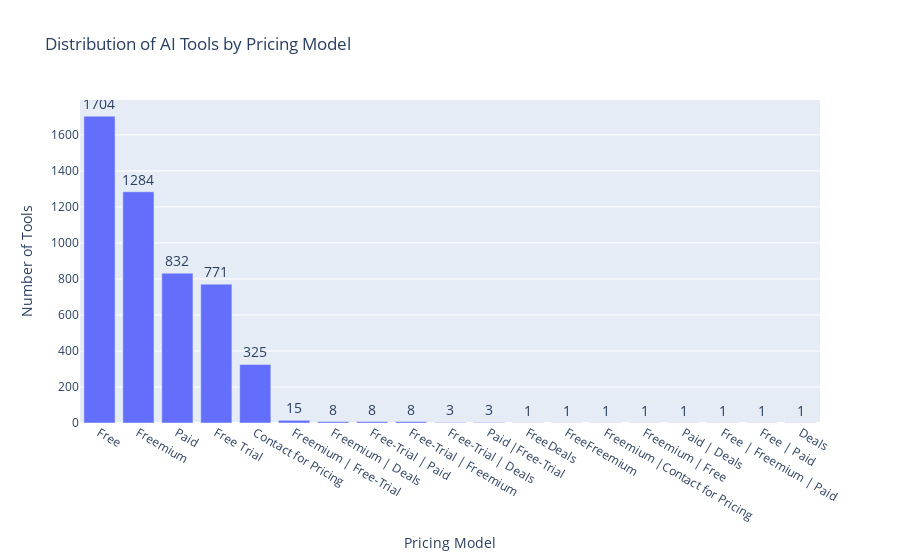

Notebook source saved alongside this figure:
### Code cell
import plotly.express as px

# Count the number of AI tools in each pricing category
pricing_distribution = ai_tools_df["Free/Paid/Other"].value_counts()

# Create the Bar Chart
fig = px.bar(
    pricing_distribution,
    x=pricing_distribution.index,  # Pricing categories
    y=pricing_distribution.values,  # Number of tools in each category
    title="Distribution of AI Tools by Pricing Model",
    labels={'x': 'Pricing Model', 'y': 'Number of Tools'},
    text=pricing_distribution.values,  # Display the number of tools on the bars
)

# Customize the appearance
fig.update_traces(texttemplate='%{text}', textposition='outside', textfont_size=14)  # Adjust text position and size
fig.update_layout(
    xaxis_title="Pricing Model",  # X-axis label
    yaxis_title="Number of Tools",  # Y-axis label
    xaxis=dict(categoryorder="total descending"),  # Sort bars by total count descending
    showlegend=False,  # Hide the legend
    template="plotly",  # Use the default Plotly template
)

# Show the chart
fig.show()

### Figure 1 — Plotly figure (JSON) as saved in the notebook; plotly's stock layout.template omitted (floating-point values rounded to 4 significant figures)
{"data": [{"alignmentgroup": "True", "hovertemplate": "index=%{x}<br>Number of Tools=%{y}<br>text=%{text}<extra></extra>", "legendgroup": "", "marker": {"color": "#636efa", "pattern": {"shape": ""}}, "name": "", "offsetgroup": "", "orientation": "v", "showlegend": false, "text": [1704, 1284, 832, 771, 325, 15, 8, 8, 8, 3, 3, 1, 1, 1, 1, 1, 1, 1, 1], "textfont": {"size": 14}, "textposition": "outside", "texttemplate": "%{text}", "type": "bar", "x": ["Free", "Freemium", "Paid", "Free Trial", "Contact for Pricing", "Freemium | Free-Trial", "Freemium | Deals", "Free-Trial | Paid", "Free-Trial | Freemium", "Free-Trial | Deals", "Paid |Free-Trial", "FreeDeals", "FreeFreemium", "Freemium |Contact for Pricing", "Freemium | Free", "Paid | Deals", "Free | Freemium | Paid", "Free | Paid", "Deals"], "xaxis": "x", "y": [1704, 1284, 832, 771, 325, 15, 8, 8, 8, 3, 3, 1, 1, 1, 1, 1, 1, 1, 1], "yaxis": "y"}], "layout": {"barmode": "relative", "legend": {"tracegroupgap": 0}, "showlegend": false, "title": {"text": "Distribution of AI Tools by Pricing Model"}, "xaxis": {"anchor": "y", "categoryorder": "total descending", "domain": [0, 1], "title": {"text": "Pricing Model"}}, "yaxis": {"anchor": "x", "domain": [0, 1], "title": {"text": "Number of Tools"}}}}
